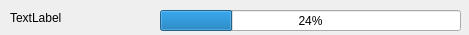
<?xml version="1.0" encoding="UTF-8"?>
<ui version="4.0">
 <class>Form</class>
 <widget class="QWidget" name="Form">
  <property name="geometry">
   <rect>
    <x>0</x>
    <y>0</y>
    <width>469</width>
    <height>35</height>
   </rect>
  </property>
  <property name="windowTitle">
   <string>Form</string>
  </property>
  <widget class="QProgressBar" name="progressBar">
   <property name="geometry">
    <rect>
     <x>160</x>
     <y>10</y>
     <width>301</width>
     <height>21</height>
    </rect>
   </property>
   <property name="value">
    <number>24</number>
   </property>
  </widget>
  <widget class="QLabel" name="label">
   <property name="geometry">
    <rect>
     <x>10</x>
     <y>10</y>
     <width>141</width>
     <height>16</height>
    </rect>
   </property>
   <property name="text">
    <string>TextLabel</string>
   </property>
  </widget>
 </widget>
 <resources/>
 <connections/>
</ui>
